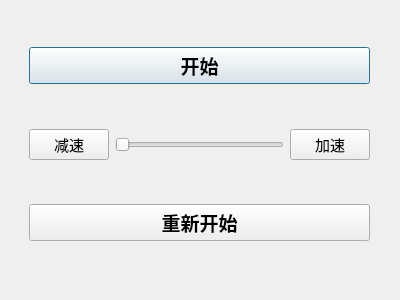
<?xml version="1.0" encoding="UTF-8"?>
<ui version="4.0">
 <class>Dialog</class>
 <widget class="QDialog" name="Dialog">
  <property name="geometry">
   <rect>
    <x>0</x>
    <y>0</y>
    <width>400</width>
    <height>300</height>
   </rect>
  </property>
  <property name="windowTitle">
   <string>Dialog</string>
  </property>
  <widget class="QWidget" name="verticalLayoutWidget">
   <property name="geometry">
    <rect>
     <x>29</x>
     <y>9</y>
     <width>341</width>
     <height>271</height>
    </rect>
   </property>
   <layout class="QVBoxLayout" name="verticalLayout">
    <item>
     <spacer name="verticalSpacer_2">
      <property name="orientation">
       <enum>Qt::Vertical</enum>
      </property>
      <property name="sizeHint" stdset="0">
       <size>
        <width>20</width>
        <height>40</height>
       </size>
      </property>
     </spacer>
    </item>
    <item>
     <widget class="QPushButton" name="StartStopBtn">
      <property name="font">
       <font>
        <family>微软雅黑</family>
        <pointsize>14</pointsize>
        <weight>75</weight>
        <bold>true</bold>
       </font>
      </property>
      <property name="text">
       <string>开始</string>
      </property>
     </widget>
    </item>
    <item>
     <spacer name="verticalSpacer">
      <property name="orientation">
       <enum>Qt::Vertical</enum>
      </property>
      <property name="sizeHint" stdset="0">
       <size>
        <width>20</width>
        <height>40</height>
       </size>
      </property>
     </spacer>
    </item>
    <item>
     <layout class="QHBoxLayout" name="horizontalLayout">
      <item>
       <widget class="QPushButton" name="slowBtn">
        <property name="font">
         <font>
          <family>微软雅黑</family>
          <pointsize>11</pointsize>
          <weight>50</weight>
          <bold>false</bold>
         </font>
        </property>
        <property name="text">
         <string>减速</string>
        </property>
       </widget>
      </item>
      <item>
       <widget class="QSlider" name="hSlider">
        <property name="orientation">
         <enum>Qt::Horizontal</enum>
        </property>
       </widget>
      </item>
      <item>
       <widget class="QPushButton" name="speedUpBtn">
        <property name="font">
         <font>
          <family>微软雅黑</family>
          <pointsize>11</pointsize>
         </font>
        </property>
        <property name="text">
         <string>加速</string>
        </property>
       </widget>
      </item>
     </layout>
    </item>
    <item>
     <spacer name="verticalSpacer_3">
      <property name="orientation">
       <enum>Qt::Vertical</enum>
      </property>
      <property name="sizeHint" stdset="0">
       <size>
        <width>20</width>
        <height>40</height>
       </size>
      </property>
     </spacer>
    </item>
    <item>
     <widget class="QPushButton" name="restartBtn">
      <property name="font">
       <font>
        <family>微软雅黑</family>
        <pointsize>14</pointsize>
        <weight>75</weight>
        <bold>true</bold>
       </font>
      </property>
      <property name="text">
       <string>重新开始</string>
      </property>
     </widget>
    </item>
    <item>
     <spacer name="verticalSpacer_4">
      <property name="orientation">
       <enum>Qt::Vertical</enum>
      </property>
      <property name="sizeHint" stdset="0">
       <size>
        <width>20</width>
        <height>40</height>
       </size>
      </property>
     </spacer>
    </item>
   </layout>
  </widget>
 </widget>
 <resources/>
 <connections/>
</ui>
